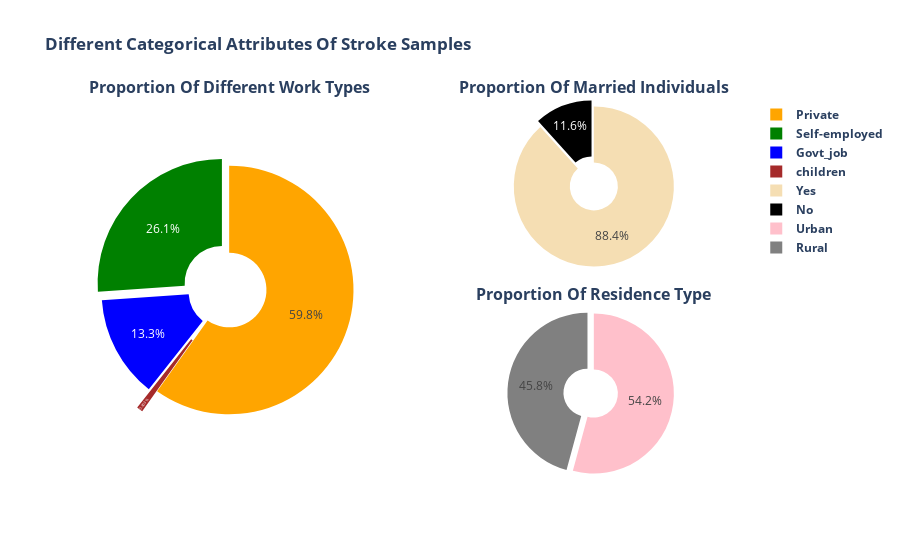

The notebook cell this image was saved under:
### Markdown cell above
Seeing the different attributes, there are couple of interesting points to be noted:females (although appearing more than males in our dataset) also surpass the males in the stroke sample space, males are more prone to strokes in their early 50/60 where the median of the women stroke age is around 75-79.

### Code cell
stroke_population = s_data.query('stroke ==1').copy()

fig = make_subplots(
    rows=2, cols=2,subplot_titles=('<b>Proportion Of Different Work Types<b>','<b>Proportion Of Married Individuals<b>','<b>Proportion Of Residence Type<b>','Residuals'),
    vertical_spacing=0.09,
    specs=[[{"type": "pie","rowspan": 2}       ,{"type": "pie"}] ,
           [None                               ,{"type": "pie"}]            ,                                      
          ]
)

fig.add_trace(
    go.Pie(values=stroke_population.work_type.value_counts().values,labels=['<b>Private<b>','<b>Self-employed<b>','<b>Govt_job<b>','<b>children<b>','<b>Never_worked<b>'],hole=0.3,pull=[0,0.08,0.03,0.2],marker_colors=['orange','green','blue','brown','purple'],textposition='inside'),
    row=1, col=1
)

fig.add_trace(
    go.Pie(values=stroke_population.ever_married.value_counts().values,labels=['<b>Yes<b>','<b>No<b>'],hole=0.3,pull=[0,0.08],marker_colors=['wheat','black'],textposition='inside'),
    row=1, col=2
)
fig.add_trace(
    go.Pie(values=stroke_population.Residence_type.value_counts().values,labels=['<b>Urban<b>','<b>Rural<b>'],hole=0.3,pull=[0,0.08],marker_colors=['pink','gray'],textposition='inside'),
    row=2, col=2
)

fig.update_layout(
    height=800,
    showlegend=True,
    title_text="<b>Different Categorical Attributes Of Stroke Samples<b>",
)

fig.show()

### Figure 1 — Plotly figure (JSON) as saved in the notebook; plotly's stock layout.template omitted (floating-point values rounded to 4 significant figures)
{"data": [{"domain": {"x": [0, 0.45], "y": [0, 1]}, "hole": 0.3, "labels": ["<b>Private<b>", "<b>Self-employed<b>", "<b>Govt_job<b>", "<b>children<b>", "<b>Never_worked<b>"], "marker": {"colors": ["orange", "green", "blue", "brown", "purple"]}, "pull": [0, 0.08, 0.03, 0.2], "textposition": "inside", "type": "pie", "values": [149, 65, 33, 2]}, {"domain": {"x": [0.55, 1], "y": [0.545, 1]}, "hole": 0.3, "labels": ["<b>Yes<b>", "<b>No<b>"], "marker": {"colors": ["wheat", "black"]}, "pull": [0, 0.08], "textposition": "inside", "type": "pie", "values": [220, 29]}, {"domain": {"x": [0.55, 1], "y": [0, 0.455]}, "hole": 0.3, "labels": ["<b>Urban<b>", "<b>Rural<b>"], "marker": {"colors": ["pink", "gray"]}, "pull": [0, 0.08], "textposition": "inside", "type": "pie", "values": [135, 114]}], "layout": {"annotations": [{"font": {"size": 16}, "showarrow": false, "text": "<b>Proportion Of Different Work Types<b>", "x": 0.225, "xanchor": "center", "xref": "paper", "y": 1, "yanchor": "bottom", "yref": "paper"}, {"font": {"size": 16}, "showarrow": false, "text": "<b>Proportion Of Married Individuals<b>", "x": 0.775, "xanchor": "center", "xref": "paper", "y": 1, "yanchor": "bottom", "yref": "paper"}, {"font": {"size": 16}, "showarrow": false, "text": "<b>Proportion Of Residence Type<b>", "x": 0.775, "xanchor": "center", "xref": "paper", "y": 0.455, "yanchor": "bottom", "yref": "paper"}], "autosize": true, "showlegend": true, "title": {"text": "<b>Different Categorical Attributes Of Stroke Samples<b>"}}}
